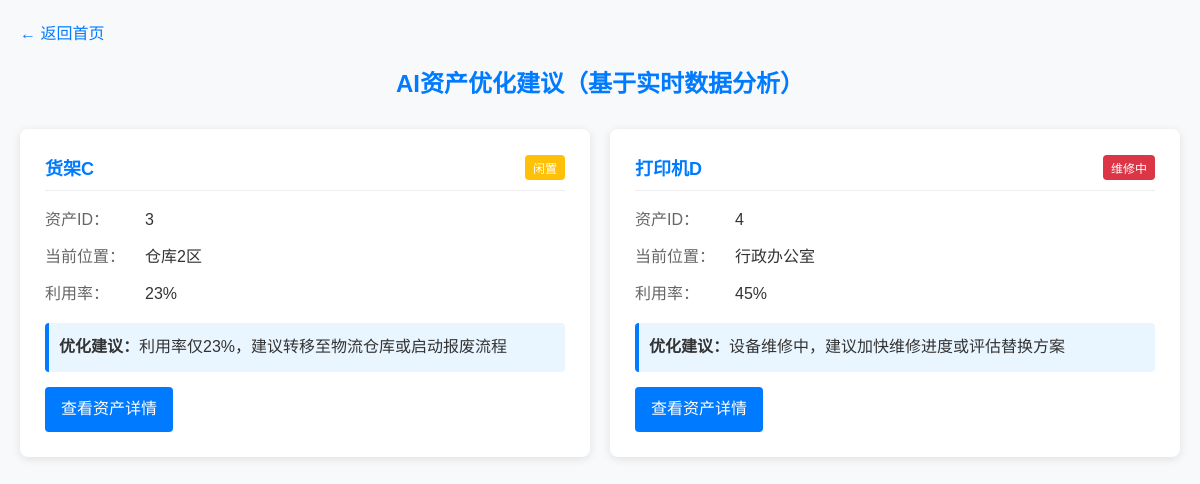
/assets/optimization, run on the app's committed database.
### tables this page shows
CREATE TABLE assets
                 (id INTEGER PRIMARY KEY AUTOINCREMENT,
                  name TEXT NOT NULL,
                  type TEXT NOT NULL,
                  location TEXT NOT NULL,
                  status TEXT NOT NULL,
                  rfid_tag TEXT UNIQUE NOT NULL,
                  purchase_date DATE,
                  last_inventory DATE,
                  utilization_rate REAL,
                  model_url TEXT DEFAULT 'https://via.placeholder.com/150');

### app.py (the view)
@app.route('/assets/optimization')
def asset_optimization():
    conn = get_db_connection()
    c = conn.cursor()
    c.execute(
        "SELECT id, name, type, location, status, utilization_rate FROM assets WHERE utilization_rate < 0.3 OR status IN ('维修中', '闲置')")
    low_util_assets = c.fetchall()
    conn.close()
    suggestions = []
    for asset in low_util_assets:
        asset_id, asset_name, asset_type, current_location, status, rate = asset
        def get_target_location(type):
            location_map = {"机械设备": "生产车间", "电子设备": "研发办公室", "仓储设备": "物流仓库",
                            "运输设备": "货运码头"}
            return location_map.get(type, "核心业务区域")
        if rate < 0.3:
            suggestion = f"利用率仅{rate:.0%}，建议转移至{get_target_location(asset_type)}或启动报废流程"
        elif status == "闲置":
            suggestion = "当前处于闲置状态，建议调配至需求部门提高利用率"
        else:
            suggestion = "设备维修中，建议加快维修进度或评估替换方案"
        suggestions.append({
            "asset_id": asset_id, "asset_name": asset_name, "current_location": current_location,
            "utilization_rate": f"{rate:.0%}", "status": status, "suggestion": suggestion
        })
    return render_template('optimization.html', suggestions=suggestions)

### app.py (called while the page is built)
def get_db_connection():
    conn = sqlite3.connect('asset_inventory.db')
    conn.row_factory = None
    return conn

### templates/optimization.html (shortened to what this page needs)
<!DOCTYPE html>
<html lang="zh-CN">
<head>
</head>
<body>
    <div class="container">
        <div class="back"><a href="/">← 返回首页</a></div>
        <h2 class="title">AI资产优化建议（基于实时数据分析）</h2>
        {% if suggestions %}
        <div class="suggestion-list">
            {% for s in suggestions %}
            <div class="suggestion-card">
                <div class="card-header">
                    <h3>{{ s.asset_name }}</h3>
                    {% if s.status == '闲置' %}
                    <span class="status-tag status-idle">{{ s.status }}</span>
                    {% elif s.status == '维修中' %}
                    <span class="status-tag status-repair">{{ s.status }}</span>
                    {% else %}
                    <span class="status-tag status-low">低利用率</span>
                    {% endif %}
                </div>
                <div class="card-content">
                    <div class="info-item"><span>资产ID：</span>{{ s.asset_id }}</div>
                    <div class="info-item"><span>当前位置：</span>{{ s.current_location }}</div>
                    <div class="info-item"><span>利用率：</span>{{ s.utilization_rate }}</div>
                    <div class="suggestion-text">
                        <strong>优化建议：</strong>{{ s.suggestion }}
                    </div>
                    <a href="/assets/{{ s.asset_id }}" class="operate-btn">查看资产详情</a>
                </div>
            </div>
            {% endfor %}
        </div>
        {% else %}
        <div class="no-suggestion">
            <h3>所有资产状态良好，利用率达标</h3>
            <p>当前无优化建议，建议定期进行资产盘点以维持最佳状态</p>
            <a href="/inventory/simulate" class="operate-btn" style="margin-top: 20px;" onclick="simulateInventory()">开始盘点</a>
        </div>
        {% endif %}
    </div>
</body>
</html>

### templates/optimization.html (style rules this page uses)
* { margin: 0; padding: 0; box-sizing: border-box; }
body { font-family: 'Microsoft YaHei', sans-serif; color: #333; background: #f8f9fa; }
.container { width: 1200px; margin: 0 auto; padding: 20px; }
.back a { text-decoration: none; color: #007bff; font-size: 16px; margin-bottom: 20px; display: inline-block; }
.title { color: #007bff; font-size: 24px; margin-bottom: 30px; text-align: center; }
.suggestion-list { display: grid; grid-template-columns: repeat(2, 1fr); gap: 20px; }
.suggestion-card { background: white; border-radius: 8px; box-shadow: 0 2px 10px rgba(0,0,0,0.1); padding: 25px; transition: all 0.3s; }
.card-header { display: flex; justify-content: space-between; align-items: center; margin-bottom: 15px; border-bottom: 1px solid #eee; padding-bottom: 10px; }
.card-header h3 { color: #007bff; font-size: 18px; }
.status-tag { padding: 4px 8px; border-radius: 4px; font-size: 12px; color: white; }
.status-idle { background: #ffc107; }
.status-repair { background: #dc3545; }
.card-content { line-height: 1.8; }
.info-item { margin-bottom: 8px; }
.info-item span { color: #666; display: inline-block; width: 100px; }
.suggestion-text { margin-top: 15px; padding: 10px; background: #e9f5ff; border-left: 4px solid #007bff; border-radius: 4px; }
.operate-btn { display: inline-block; margin-top: 15px; padding: 8px 16px; background: #007bff; color: white; border-radius: 4px; text-decoration: none; }

### data on the page
assets: asset_name "货架C", status "闲置", asset_id "3", current_location "仓库2区", utilization_rate "23%", suggestion "利用率仅23%，建议转移至物流仓库或启动报废流程"
assets: asset_name "打印机D", status "维修中", asset_id "4", current_location "行政办公室", utilization_rate "45%", suggestion "设备维修中，建议加快维修进度或评估替换方案"
